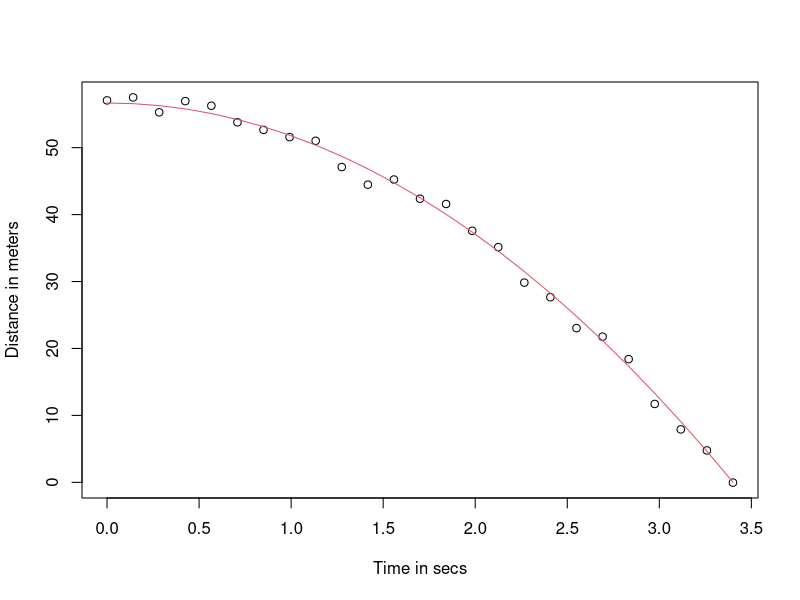
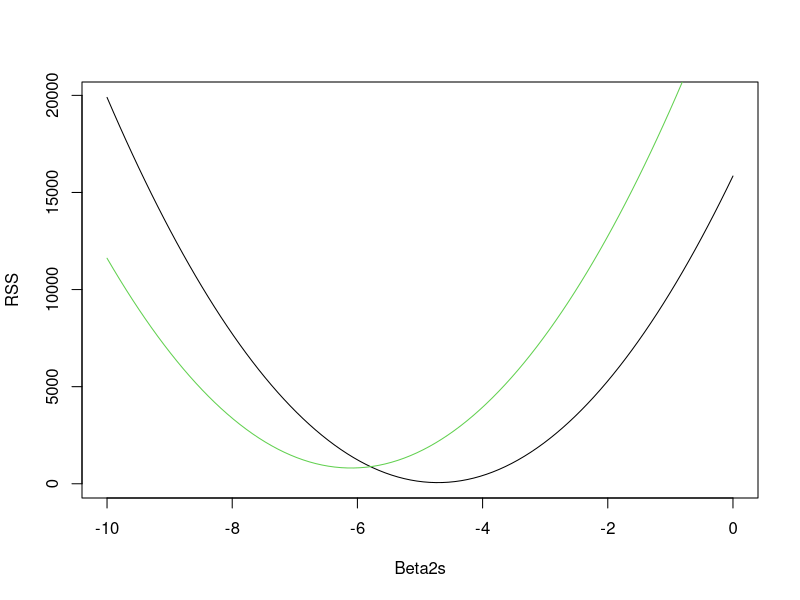

The R source for these figures, in order: (Note: this script raises an error after producing the figures.)
## week2 notes lectures

## lecture: Examples

## how to perform the scalar product (i.e. crossproduct or dot-product)

u <- matrix(data = c(1,2,3,4,5,6,7,8,9,10),ncol = 1)
v <- matrix(data = rep(1, 10), ncol = 1)

# dim(u) == dim(v) == (10,1)

# compute crossprodcut
# method 1:
res_method1 <- t(u) %*% v
res_method2 <- crossprod(u,v)

# we know that the dot product <u,v> should give the sum of values in u. let's test:
all.equal(as.matrix(sum(u)), res_method2)

# crossproduct with a vector itself e.g. <u,u> can be done as follows
auto_dotproduct_method1 <- crossprod(u)
auto_dotproduct_method2 <- t(u) %*% u
all.equal(auto_dotproduct_method1, auto_dotproduct_method2)

## lecture: Matrix Algebra in Practice I

g <- 9.8 #acceleration constant
n <- 25 #number of observations
tt <- seq(0,3.4,length.out = n) #times of observations => we use tt instead of t because t is the built-in transpose function t() of R
f <- 56.67 + 0*tt - 0.5*g*tt^2 
y <- f + rnorm(n,sd = 1) #add observational error term epsilon with SD = 1
# y(t) + v0*t + y0 - 0.5*g*t^2 -> where v0 is initial velocity, y0 is initial altitude
# formula for "free fall"/ vertical motion of an object falling a small distnace close to the ground (i.e. it is a good approximation when the object's initial velocity is always much less than the terminal velocity)
# => from here https://en.wikipedia.org/wiki/Free_fall
plot(x = tt, y = y, xlab = "Time in secs", ylab = 'Distance in meters') # path of the data that we observe (with error)
lines(x = tt, y = f, col = 2) # actual path (without error)

# define a function to calculate the residual sum of squares (rss)
rss <- function(Beta0, Beta1, Beta2){
  # create residuals
  r <- y - (Beta0 + Beta1*tt + Beta2*tt^2)
  rss <- sum(r^2)
  return(rss)
}

Beta2s <- seq(-10,0,length.out = 100)
RSS <- sapply(Beta2s, rss, Beta0 = 55, Beta1 = 0) # Beta0 and Beta1 are just "good guesses"
plot(Beta2s, RSS, type = "l")
RSS <- sapply(Beta2s, rss, Beta0 = 65, Beta1 = 0) # Beta0 and Beta1 are just "good guesses"
lines(Beta2s, RSS, type = "l", col = 3) #add new line to previous plot

# obtain coefficients with linear model regression fitting
tt2 <- tt^2
fit <- lm(y~tt+tt2)
# show summary of linear regression
summary(fit)
# observation: we see that the p-value for tt is not significant, which indicates that the esimated formula for y is y = 56.77 + 0*tt - 5.76*tt2

## lecture: Matrix Algebra in Practice II
X <- cbind(rep(1, length(tt)), tt, tt^2)
head(X)
#X <- cbind(1,tt,tt^2) #works as well b/c R replicates 1 in first column to fit the other arguments in cbind()

Beta <- matrix(c(55,0,5),3,1)

# compute residuals
r <- y - X%*%Beta
# compute rss
RSS <- t(r) %*% r # equivalent to crossprod() function which is faster and more stable
RSS <- crossprod(r)

# now use the least squares approach to compute the beta estimates (betahat)
betahat <- solve(crossprod(X, X)) %*% crossprod(X, y) # by default R transposes the first argument: crossprod(x,x) == t(x)%*%x
# alternatively we could do as below:
#betahat <- solve(crossprod(X)) %*% crossprod(X, y)  #this works because by default crossprod() uses X as 2nd argument when no 2nd argument given
# or a bit slower:
#betahat <- solve ( t(X) %*%  X) %*% t(X) %*% y 
cat(fit$coefficients)
cat(t(betahat))
# we see that the results are similar (i.e. same)

# FINALLY THE REMAINING ISSUE IS THAT SOLVE() IS SOMEWHAT UNSTABLE => IT IS BETTER TO USE A QR DECOMPOSITION TO RETRIEVE THE INVERSE OF A MATRIX
QR <- qr(X)  #which decomposes the matrix X into two new matrices Q and R
# Reconstruct the Q, R, or X Matrices from a QR Object (here: QR)
Q <- qr.Q(QR)
R <- qr.R(QR)
# now use backsolve() more stable version than solve which requires a triangular system of linear equations and a transformed right hand side (RHS) using t(Q)%*%y 
betahat_QR <- backsolve(r = R, x = crossprod(Q,y))
cat(betahat_QR)
# we see that the results we get by using {QR decomposition + backsolve()} are similar to the results of the approaches above (i.e. same)

## lecture note slide: Technical note on variance

# common assumption that X is fixed. Thus, X*beta has no variance (b/c X are fixed). Therefore, given the fact Y = X*beta + eps, we must
# conclude that Var(Y) = Var(eps) = sigma^2

# for example, compute the following:

x =  father.son$fheight
beta =  c(34,0.5)
var(beta[1]+beta[2]*x)

# we can see that this variance (1.88) is nothing near 0 (as we would expect from Var(eps))
# The function var() is simply computing the variance of the list we feed it - 
# while the mathematical use of variance is considering only quantities that are random variables.

# another example with the free fall object formula (e.g. falling from pisa tower)
n = length(tt)
y = h0 + v0*tt  - 0.5*g*tt^2 + rnorm(n, sd=1) #should have a variance of 1 because the eps term has SD=1
var(y)
# observation: variance of 326 instead of 1, because tt is not fixed

## lecture notes: Inference for LSE

# CLT applies in linear models. 

# 1)
# If N (sample size) is large enough, then the LSE will be normally distributed with 
# mean beta and standard errors as computed in previous lectures and exercises of week 2

# 2)
# For small samples sizes N, if the error term is normally distributed, then the betahat-betas follow a t-distribution